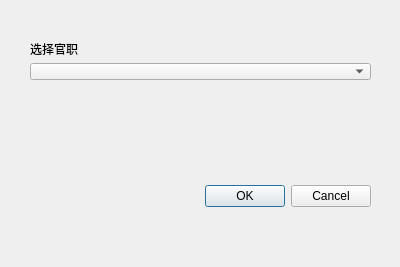
<?xml version="1.0" encoding="UTF-8"?>
<ui version="4.0">
 <class>PromoteSelect</class>
 <widget class="QDialog" name="PromoteSelect">
  <property name="geometry">
   <rect>
    <x>0</x>
    <y>0</y>
    <width>400</width>
    <height>267</height>
   </rect>
  </property>
  <property name="windowTitle">
   <string>Dialog</string>
  </property>
  <widget class="QDialogButtonBox" name="buttonBox">
   <property name="geometry">
    <rect>
     <x>30</x>
     <y>180</y>
     <width>341</width>
     <height>32</height>
    </rect>
   </property>
   <property name="orientation">
    <enum>Qt::Horizontal</enum>
   </property>
   <property name="standardButtons">
    <set>QDialogButtonBox::Cancel|QDialogButtonBox::Ok</set>
   </property>
  </widget>
  <widget class="QWidget" name="">
   <property name="geometry">
    <rect>
     <x>30</x>
     <y>40</y>
     <width>341</width>
     <height>40</height>
    </rect>
   </property>
   <layout class="QVBoxLayout" name="verticalLayout">
    <item>
     <widget class="QLabel" name="label">
      <property name="text">
       <string>选择官职</string>
      </property>
     </widget>
    </item>
    <item>
     <widget class="QComboBox" name="comboBox"/>
    </item>
   </layout>
  </widget>
 </widget>
 <resources/>
 <connections>
  <connection>
   <sender>buttonBox</sender>
   <signal>accepted()</signal>
   <receiver>PromoteSelect</receiver>
   <slot>accept()</slot>
   <hints>
    <hint type="sourcelabel">
     <x>248</x>
     <y>254</y>
    </hint>
    <hint type="destinationlabel">
     <x>157</x>
     <y>274</y>
    </hint>
   </hints>
  </connection>
  <connection>
   <sender>buttonBox</sender>
   <signal>rejected()</signal>
   <receiver>PromoteSelect</receiver>
   <slot>reject()</slot>
   <hints>
    <hint type="sourcelabel">
     <x>316</x>
     <y>260</y>
    </hint>
    <hint type="destinationlabel">
     <x>286</x>
     <y>274</y>
    </hint>
   </hints>
  </connection>
 </connections>
</ui>
